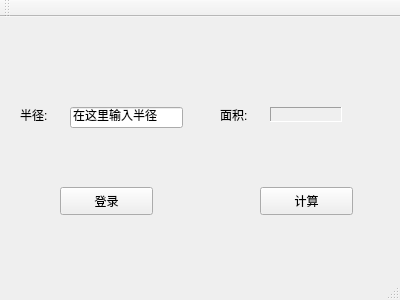
<?xml version="1.0" encoding="UTF-8"?>
<ui version="4.0">
 <class>MainWindow</class>
 <widget class="QMainWindow" name="MainWindow">
  <property name="geometry">
   <rect>
    <x>0</x>
    <y>0</y>
    <width>400</width>
    <height>300</height>
   </rect>
  </property>
  <property name="windowTitle">
   <string>MainWindow</string>
  </property>
  <widget class="QWidget" name="centralWidget">
   <widget class="QLabel" name="raduslabel">
    <property name="geometry">
     <rect>
      <x>20</x>
      <y>90</y>
      <width>81</width>
      <height>16</height>
     </rect>
    </property>
    <property name="text">
     <string>半径:</string>
    </property>
   </widget>
   <widget class="QLineEdit" name="radiusLineEdit">
    <property name="geometry">
     <rect>
      <x>70</x>
      <y>90</y>
      <width>113</width>
      <height>21</height>
     </rect>
    </property>
    <property name="text">
     <string>在这里输入半径</string>
    </property>
   </widget>
   <widget class="QLabel" name="label_2">
    <property name="geometry">
     <rect>
      <x>220</x>
      <y>90</y>
      <width>51</width>
      <height>16</height>
     </rect>
    </property>
    <property name="text">
     <string>面积:</string>
    </property>
   </widget>
   <widget class="QPushButton" name="countBtn">
    <property name="geometry">
     <rect>
      <x>260</x>
      <y>170</y>
      <width>93</width>
      <height>28</height>
     </rect>
    </property>
    <property name="text">
     <string>计算</string>
    </property>
   </widget>
   <widget class="QLabel" name="areaLabel_2">
    <property name="geometry">
     <rect>
      <x>270</x>
      <y>90</y>
      <width>72</width>
      <height>15</height>
     </rect>
    </property>
    <property name="frameShape">
     <enum>QFrame::Panel</enum>
    </property>
    <property name="frameShadow">
     <enum>QFrame::Sunken</enum>
    </property>
    <property name="text">
     <string/>
    </property>
   </widget>
   <widget class="QPushButton" name="loginButton">
    <property name="geometry">
     <rect>
      <x>60</x>
      <y>170</y>
      <width>93</width>
      <height>28</height>
     </rect>
    </property>
    <property name="text">
     <string>登录</string>
    </property>
   </widget>
  </widget>
  <widget class="QMenuBar" name="menuBar">
   <property name="geometry">
    <rect>
     <x>0</x>
     <y>0</y>
     <width>400</width>
     <height>26</height>
    </rect>
   </property>
  </widget>
  <widget class="QToolBar" name="mainToolBar">
   <attribute name="toolBarArea">
    <enum>TopToolBarArea</enum>
   </attribute>
   <attribute name="toolBarBreak">
    <bool>false</bool>
   </attribute>
  </widget>
  <widget class="QStatusBar" name="statusBar"/>
 </widget>
 <layoutdefault spacing="6" margin="11"/>
 <resources/>
 <connections/>
</ui>
